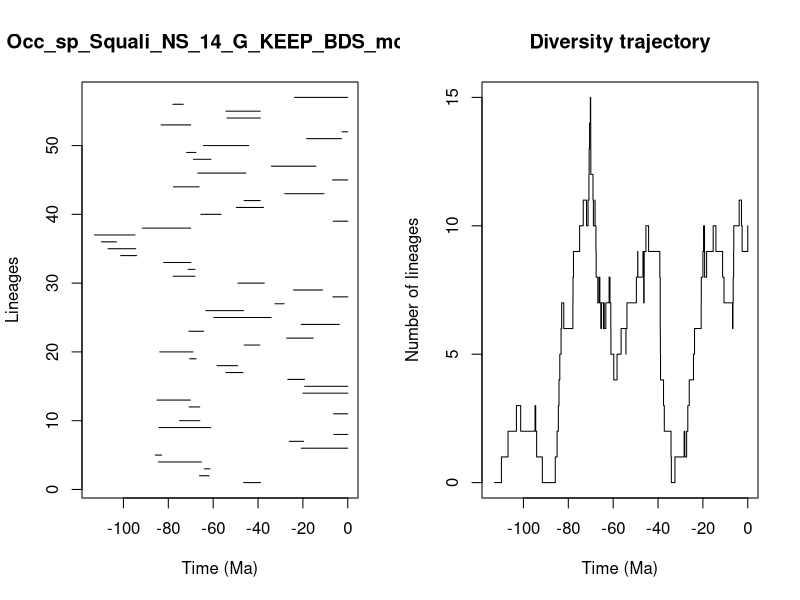

The R script that drew this image:


pdf(file='../Results/Species_NS/5_MA_bins_EXT_EP/pyrate_mcmc_logs/Occ_sp_Squali_NS_14_G_KEEP_BDS_mcmc_LTT.pdf',width=0.6*20, height=0.6*10)
title = "Occ_sp_Squali_NS_14_G_KEEP_BDS_mcmc"
ts=c(46.41228599579411, 66.09421749247826,63.99654555111742,84.44094672551843,85.80995450350848,20.7202469268832,26.0949171838718,6.236253459687613,84.16246129276871,74.9586302980598,6.30772148719636,70.71465823492089,85.00124104555964,19.996895204341875,19.240106687111087,26.731842258182837,54.31671871995175,58.273538006035864,70.53084871000183,83.79333120948412,46.171420467400495,27.256611023893875,70.8105104904344,20.77600068742974,59.73390470575046,63.27372694658366,32.47183746806383,6.601836764651098,24.198890321317457,48.9955689023427,77.9128734609716,71.20153264409772,82.01582419575506,101.23334623250246,106.86474398476423,109.81083019271877,112.91722763842166,91.5776561721152,6.500707443793248,65.51324488703274,49.6751142643071,46.19727354067349,28.07525061096275,77.69552041543108,6.796329882350749,66.85047791205426,34.07058167943561,68.82337376608876,71.87555771134444,64.33148142754224,18.34959641620561,2.517913611558283,83.230856661277,53.86467104919434,54.304594503670764,77.96367993691061,23.734082385718864)
te=c(38.89386075537147, 61.813422508667955,61.426565412109966,65.23515537666223,82.95838879269412,0.0,19.71544910999491,0.0,61.06324815317265,65.93327438511372,0.0,65.97698288643875,70.17654575712054,0.0,0.0,19.28367524216779,46.72470835620678,49.0673739804162,67.58987084318947,68.99651980494012,39.20991122324813,15.421559196064814,64.28959782655703,3.8274414094532396,34.21219426364933,46.41582361022549,28.361901947227825,0.0,11.227908720997736,37.21292811455634,68.0585766685767,68.09378053305345,69.9644332068562,94.11529304194143,94.53159439270914,103.12710318573093,94.84165320021245,69.99413107481361,0.0,56.46952494499641,37.55808550970827,39.02993842144394,10.591790004606052,66.28025477732012,0.0,45.405542365902946,14.209903846916115,61.00767083671893,67.69299535583755,44.21092651897577,2.805238894096462,0.0,70.03070456838225,38.97538205241272,39.030432649959074,73.3415239251909,0.0)
div_traj=c(0, 1,2,3,2,3,2,1,0,1,2,3,4,5,6,7,6,7,8,9,10,11,10,11,12,13,14,15,14,13,12,11,10,11,10,9,8,7,8,7,8,7,6,7,6,7,6,7,8,7,6,5,4,5,6,5,6,7,8,9,8,9,8,7,8,9,10,9,8,7,6,5,4,3,2,1,0,1,2,1,2,3,4,5,6,7,8,9,10,9,8,9,10,9,8,7,6,7,8,9,10,11,10,9,10)
time_events=c(112.91722763842166, 109.81083019271877,106.86474398476423,103.12710318573093,101.23334623250246,94.84165320021245,94.53159439270914,94.11529304194143,91.5776561721152,85.80995450350848,85.00124104555964,84.44094672551843,84.16246129276871,83.79333120948412,83.230856661277,82.95838879269412,82.01582419575506,77.96367993691061,77.9128734609716,77.69552041543108,74.9586302980598,73.3415239251909,71.87555771134444,71.20153264409772,70.8105104904344,70.71465823492089,70.53084871000183,70.17654575712054,70.03070456838225,69.99413107481361,69.9644332068562,68.99651980494012,68.82337376608876,68.09378053305345,68.0585766685767,67.69299535583755,67.58987084318947,66.85047791205426,66.28025477732012,66.09421749247826,65.97698288643875,65.93327438511372,65.51324488703274,65.23515537666223,64.33148142754224,64.28959782655703,63.99654555111742,63.27372694658366,61.813422508667955,61.426565412109966,61.06324815317265,61.00767083671893,59.73390470575046,58.273538006035864,56.46952494499641,54.31671871995175,54.304594503670764,53.86467104919434,49.6751142643071,49.0673739804162,48.9955689023427,46.72470835620678,46.41582361022549,46.41228599579411,46.19727354067349,46.171420467400495,45.405542365902946,44.21092651897577,39.20991122324813,39.030432649959074,39.02993842144394,38.97538205241272,38.89386075537147,37.55808550970827,37.21292811455634,34.21219426364933,34.07058167943561,32.47183746806383,28.361901947227825,28.07525061096275,27.256611023893875,26.731842258182837,26.0949171838718,24.198890321317457,23.734082385718864,20.77600068742974,20.7202469268832,19.996895204341875,19.71544910999491,19.28367524216779,19.240106687111087,18.34959641620561,15.421559196064814,14.209903846916115,11.227908720997736,10.591790004606052,6.796329882350749,6.601836764651098,6.500707443793248,6.30772148719636,6.236253459687613,3.8274414094532396,2.805238894096462,2.517913611558283,0.0)
                par(mfrow=c(1,2))
                L = length(ts)
                plot(ts, 1:L , xlim=c(-max(ts)-1,0), pch=20, type="n", main=title,xlab="Time (Ma)",ylab="Lineages")
                for (i in 1:L){segments(x0=-te[i],y0=i,x1=-ts[i],y1=i)}    
                t = -time_events
                plot(div_traj ~ t,type="s", main = "Diversity trajectory",xlab="Time (Ma)",ylab="Number of lineages",xlim=c(-max(ts)-1,0))
                abline(v=c(65,200,251,367,445),lty=2,col="gray")
                
